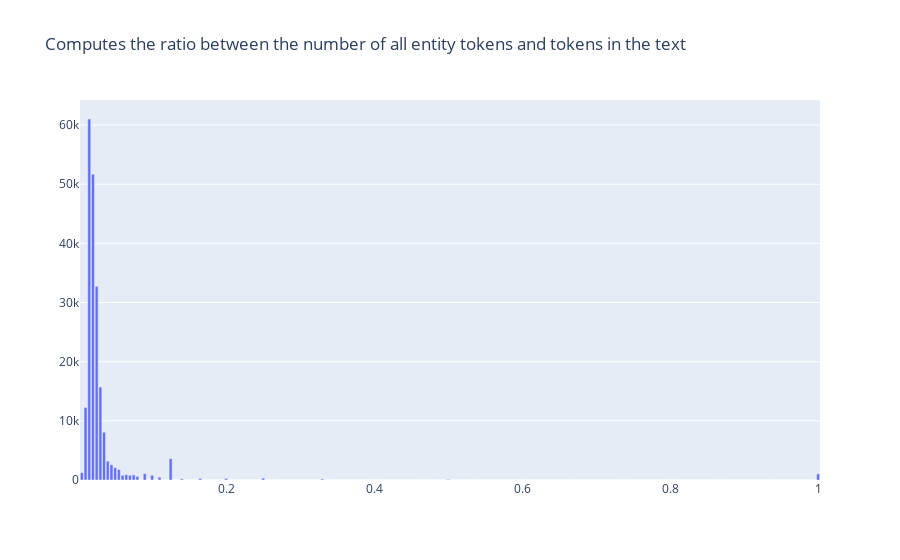

Notebook code cell kept with this figure:
### Markdown cell above
From the above we see we can quickly detect an annotation issue: double quotes `"` are most of the time tagged as `O` (no entity) but in some cases (~60 examples) are tagged as beginning of entities like ORG or MISC, which is likely a hand-labelling error, including the quotes inside the entity span.

### Code cell
from rubrix.metrics.token_classification import *

entity_density(name="conll2002_es", compute_for=Annotations).visualize()

### Figure 1 — Plotly figure (JSON) as saved in the notebook; plotly's stock layout.template omitted (floating-point values rounded to 4 significant figures; data arrays with more than 128 entries replaced by an {"elided": "..."} marker saying what was removed)
{"data": [{"type": "bar", "x": {"elided": "200 float values"}, "y": {"elided": "200 int values"}}], "layout": {"autosize": true, "title": {"text": "Computes the ratio between the number of all entity tokens and tokens in the text"}, "xaxis": {"autorange": true, "range": [0.0025, 1.002], "title": {"text": ""}, "type": "linear"}, "yaxis": {"autorange": true, "range": [0, 64250.0], "title": {"text": ""}, "type": "linear"}}}
